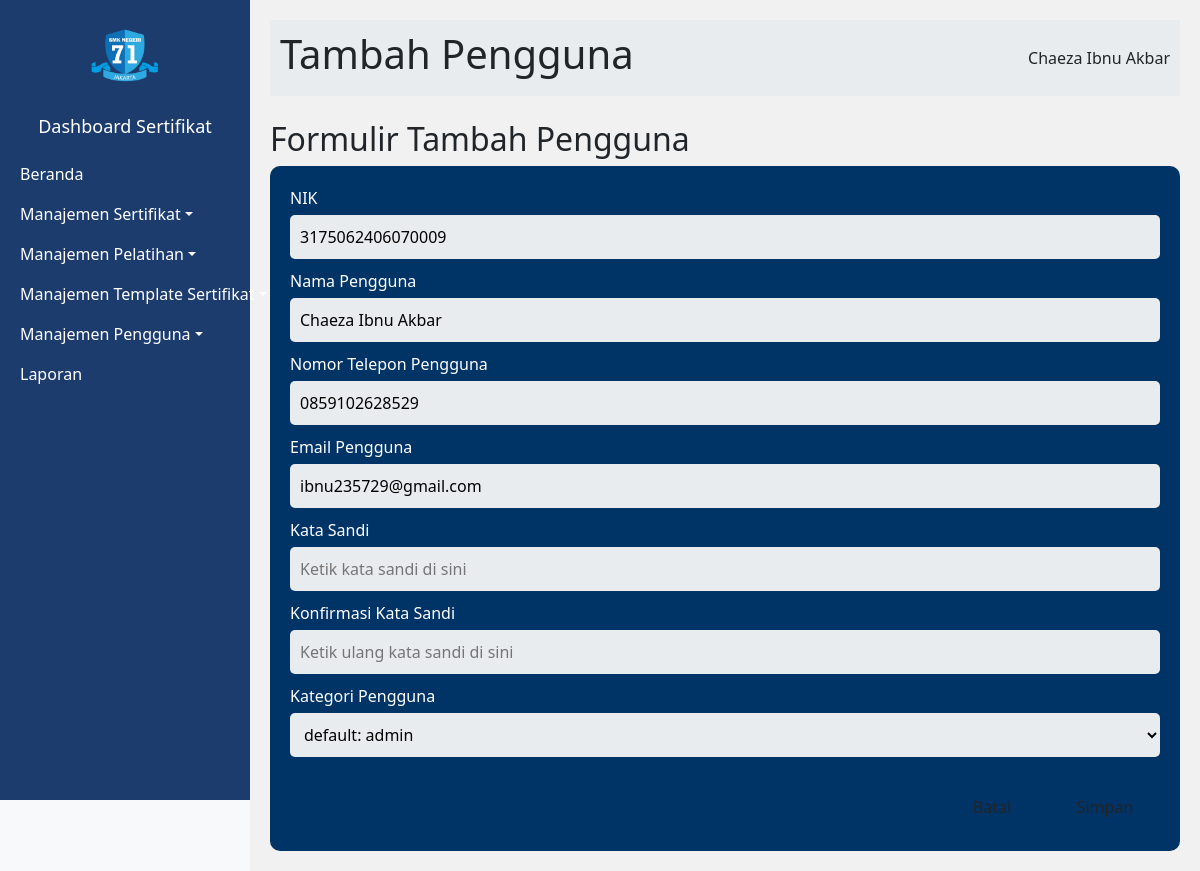
Page /dashboard/users/edit.php?id=1 (signed in) on the committed database.
### tables this page shows
CREATE TABLE `users` (
  `id` int(11) NOT NULL,
  `nik` varchar(16) NOT NULL,
  `full_name` varchar(255) NOT NULL,
  `email` varchar(255) NOT NULL,
  `phone_number` varchar(20) DEFAULT NULL,
  `password` varchar(255) DEFAULT NULL,
  `role` enum('participant','admin') DEFAULT 'participant',
  `created_at` timestamp NULL DEFAULT current_timestamp()
);

### src/dashboard/users/edit.php (the view, shortened to what this page needs)
<?php
include '../../service/connection.php';
$getUser = $conn->query("SELECT * FROM users WHERE id =" . $_GET['id'])->fetch_array();
?>
<!DOCTYPE html>
<html lang="en">
<head>
    <link href="../../assets/bootstrap-5.3.3-dist/css/bootstrap.css" rel="stylesheet">
    <link rel="stylesheet" href="https://cdnjs.cloudflare.com/ajax/libs/bootstrap-icons/1.10.5/font/bootstrap-icons.min.css">
    <link rel="stylesheet" href="https://cdn.jsdelivr.net/npm/sweetalert2@11/dist/sweetalert2.min.css">
</head>
<body>
    <div class="sidebar">
        <div class="text-center my-3">
            <img src="../../assets/logo.png" alt="Logo" style="max-width: 80px;">
            <h4>Dashboard Sertifikat</h4>
        </div>
        <ul class="nav flex-column">
            <li class="nav-item"><a href="../index.php" class="nav-link">Beranda</a></li>
            <li class="nav-item">
                <a class="nav-link dropdown-toggle" data-bs-toggle="collapse" href="#sertifikatMenu" role="button" aria-expanded="false" aria-controls="sertifikatMenu">Manajemen Sertifikat</a>
            </li>
            <li class="nav-item">
                <a class="nav-link dropdown-toggle" data-bs-toggle="collapse" href="#pelatihanMenu" role="button" aria-expanded="false" aria-controls="pelatihanMenu">Manajemen Pelatihan</a>
            </li>
            <li class="nav-item">
                <a class="nav-link dropdown-toggle" data-bs-toggle="collapse" href="#templateSertifikat" role="button" aria-expanded="false" aria-controls="templateSertifikat">Manajemen Template Sertifikat</a>
            </li>
            <li class="nav-item">
                <a class="nav-link dropdown-toggle" data-bs-toggle="collapse" href="#penggunaMenu" role="button" aria-expanded="false" aria-controls="penggunaMenu">Manajemen Pengguna</a>
            </li>
            <li class="nav-item"><a href="../reports.php" class="nav-link">Laporan</a></li>
        </ul>
    </div>
    <div class="content flex-grow-1">
        <div class="header">
            <h1>
                Tambah Pengguna
            </h1>
            <div class="user-info">
                <span>
                    <?= $_SESSION['full_name'] ?>
                </span>
            </div>
        </div>
        <div class="mt-4">
            <h2>
                Formulir Tambah Pengguna
            </h2>
            <div class="form-container">
                <form method="POST" action="../../service/users.php">
                    <label for="nik">
                        NIK
                    </label>
                    <input id="nik" name="nik" placeholder="Ketik nik di sini" type="number" value="<?= $getUser['nik'] ?>" required />
                    <label for="username">
                        Nama Pengguna
                    </label>
                    <input id="username" name="full_name" placeholder="Ketik nama di sini" type="text" value="<?= $getUser['full_name'] ?>" required />
                    <label for="phone_number">
                        Nomor Telepon Pengguna
                    </label>
                    <input id="phone_number" name="phone_number" placeholder="Ketik nomor telepon di sini" type="number" value="<?= $getUser['phone_number'] ?>" required />
                    <label for="email">
                        Email Pengguna
                    </label>
                    <input id="email" name="email" placeholder="Ketik email di sini" type="email" value="<?= $getUser['email'] ?>" required />
                    <label for="password">
                        Kata Sandi
                    </label>
                    <input id="password" name="password" placeholder="Ketik kata sandi di sini" type="password" required />
                    <label for="confirm-password">
                        Konfirmasi Kata Sandi
                    </label>
                    <input id="confirm-password" name="c_password" placeholder="Ketik ulang kata sandi di sini" type="password" required />
                    <label for="category">
                        Kategori Pengguna
                    </label>
                    <select id="category" name="role" required>
                        <option value="<?= $getUser["role"] ?>" selected>default: <?= $getUser["role"] ?></option>
                    </select>
                    <div class="d-flex justify-content-end mt-3">
                        <button class="btn btn-cancel me-2" type="button">
                        </button>
                        <button class="btn btn-save" type="submit" name="type" value="edit">
                        </button>
                    </div>
                </form>
            </div>
        </div>
    </div>
</body>
</html>

### src/dashboard/users/edit.php (style rules this page uses)
.sidebar { background-color: #1d3c6e; color: white; height: 100vh; width: 250px; position: fixed; }
.sidebar h4 { margin-top: 20px; font-size: 18px; }
.nav-link { color: white; padding-left: 20px; }
.content { margin-left: 250px; padding: 20px; background-color: #f1f1f1; min-height: 100vh; }
body { background-color: #f8f9fa; }
.content { padding: 20px; }
.form-container { background-color: #003366; padding: 20px; border-radius: 10px; color: white; }
.form-container input, select, .form-container textarea { background-color: #e9ecef; border: none; border-radius: 5px; padding: 10px; width: 100%; margin-bottom: 10px; }
.form-container label { margin-bottom: 5px; }
.form-container .btn { width: 100px; margin: 5px; }
.header { background-color: #e9ecef; padding: 10px; display: flex; justify-content: space-between; align-items: center; }

### rows in the picture
users: nik "3175062406070009", full_name "Chaeza Ibnu Akbar", phone_number "0859102628529", email "ibnu235729@gmail.com"

### other values in the picture
$_SESSION['full_name'] "Chaeza Ibnu Akbar"
